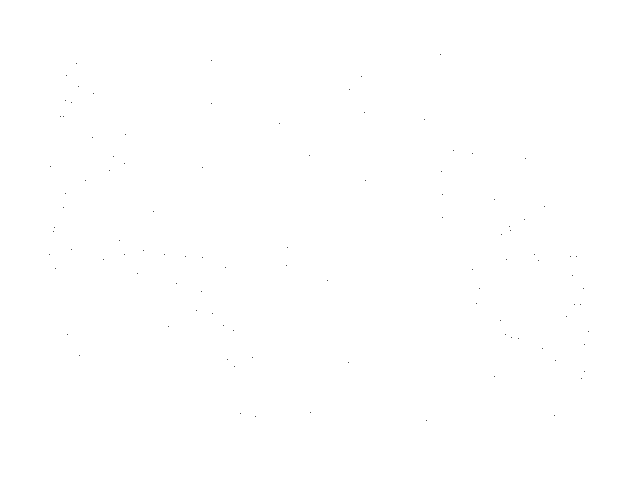
Frame 1 (no input)
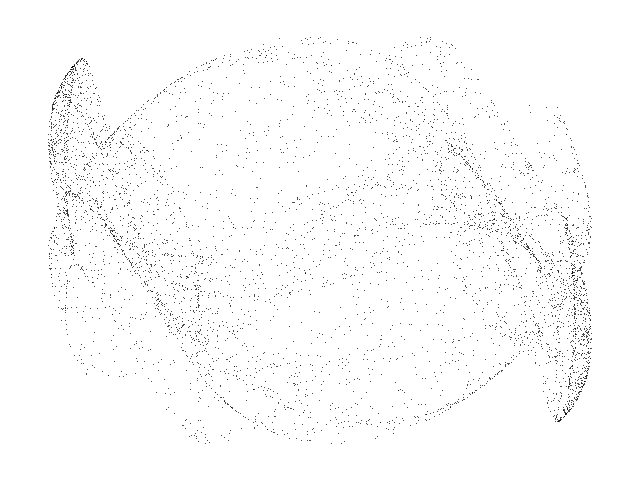
Frame 60 (the mouse pressed at the canvas centre just before this capture)
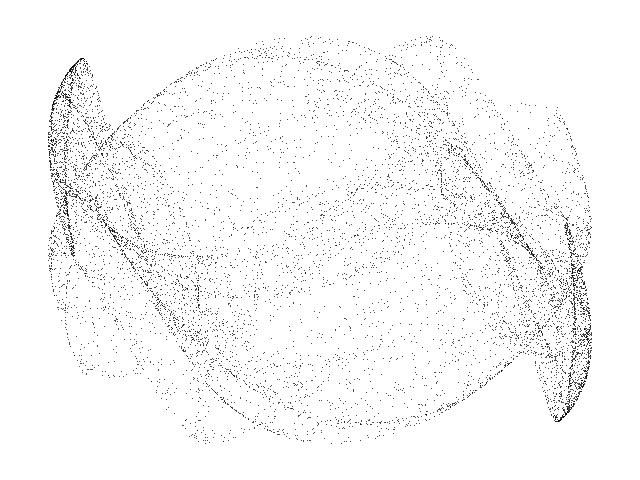
Frame 120 (the mouse held since frame 60 and released just before this capture)

The Processing sketch that drew these frames (run headless with seeded random() and noise(); from frame 60 on, the mouse is pressed at the canvas centre):

// Processing sketch: Dream_E
// ── Dream_E.pde
// Fractal-Dream E chaotic map //

  float x = 1.0;
  float y = 1.0;
  float a = -1.9956;
  float b = -1.4528;
  float c = -2.6206;
  float d = 0.8517;


void setup() {
  
  size(640,480);
  background(255);
  
}


void draw() {
  
  for (int i=0; i<100; i++) {
    
    float nx = x;
    float ny = y;
     
    x = sin(ny * b) + c * sin(nx * b);
    y = sin(nx * a) + d * sin(ny * a);

    point(320 + (75 * x), 240 + (110 * y));
        
  }

}
